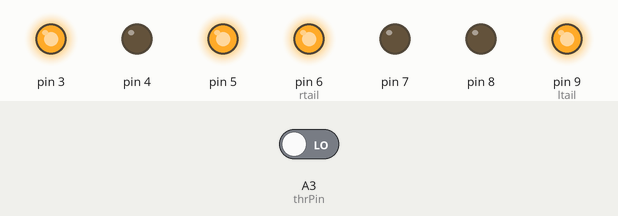
Recording of a sketch running on a simulated Arduino Uno, built with avr-gcc and run on an emulated ATmega328P. On the bench: output pins drawn as LEDs (lit = HIGH). The test bench sets the inputs (shaded band); at power-on: A3 (thrPin) LOW. Random numbers use the default seed unless the sketch sets one.

Above: at 0.1 s.
At 5.2 s:
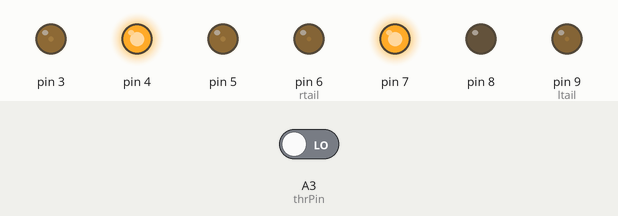
5.3 s: A3 (thrPin) driven HIGH
At 6.07 s:
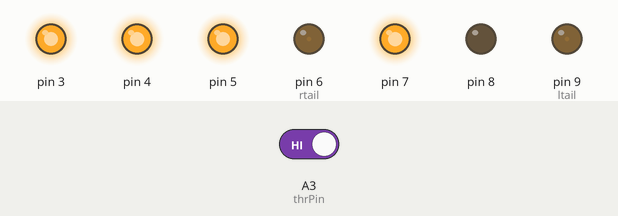
Timing chart, 0 to 34.6 s (numbered marks = the images above; inputs shaded):
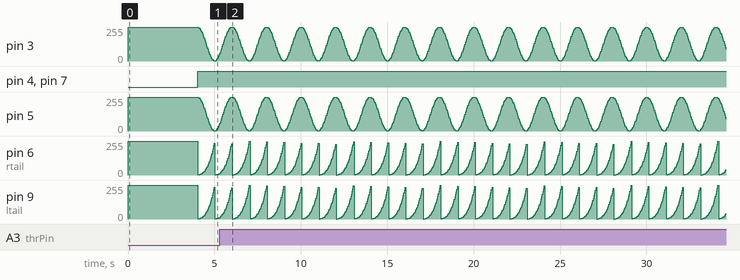

The sketch:

zeta.ino
```cpp
/* Zeta

Versione con solo il throttle come input via pulseIn.

Aggiunta striscia RGB sotto.


*/

#include <common.h>
enum states_available { // Stati della FMS
  idle,    // Throttle a zero
  normal,  // Th normale
  full,    // Th massimo
};
states_available state  ;

// Due LED con lampeggio alternato:
Lampeggiatore right = 3; // Lampeggiatori superiori a lato fusoliera
Lampeggiatore left = 5;
const byte rtail = 6; // Luci del motore posteriore
const byte ltail = 9;
const byte thrPin = A3;
byte pausa ;
byte thr ;
int thrIn ;

Pwm rwhite = 3; // PWM sui lampeggiatori
Pwm lwhite = 5;
Pwm rtp = 6 ;   // PWM sulla coda
Pwm ltp = 9 ;

RGBLed rgb(7,8,4,255);

void setup() {
  left.Invert() ; // Parte da stato invertito rispetto al default
  pinMode(rtail, OUTPUT);
  pinMode(ltail, OUTPUT);
  pinMode(thrPin, INPUT);
  // Warning: serial breaks PWM
  // Serial.begin(9600);

  randomSeed(analogRead(0));
    // Test iniziale dei LED per verifica contatti:
  left.High();
  right.High();
  rgb.White();
  rtp.Set(255);
  ltp.Set(255);
  delay(4000);
}

void loop() {


  thrIn = pulseIn(thrPin, HIGH, 25000);
  thr = constrain(map(thrIn, 983, 2000, 0, 255), 0, 255) ;
  delay(10); // Se si abilita il serial debug
  // togliere il delay

  // FMS dispatcher
  if ( thr < 10 ) {
    state = idle ;
  } else if ( thr > 245 ) {
    state = full ;
  } else {
    state = normal ;
  }

  switch (state) {
    case idle:
    rgb.Green();

      rwhite.UD(2000);  // Utilizza il coseno
      lwhite.UD(2000);  // Bisognerebbe evitare di calcolarli 4 volte uguale
      ltp.shift = 500;
      ltp.lUp(1000);
      rtp.lUp(1000);
      break;

    case normal:
    rgb.Blue();
      // Due LED con lampeggio alternato:
      right.Blink(1120 - 4 * thr );
      left.Blink(1120 - 4 * thr );
      analogWrite(rtail, lum(thr));
      analogWrite(ltail, lum(thr));
      break;

    case full:
    rgb.Red();
      pausa = random(30, 125);
      // Due LED con lampeggio alternato:
      right.Blink(1120 - 4 * thr );
      digitalWrite(ltail, !digitalRead(ltail));
      digitalWrite(3, !digitalRead(3));


      left.Blink(1120 - 4 * thr );
      digitalWrite(rtail, !digitalRead(rtail));
      digitalWrite(5, !digitalRead(5));
      delay(pausa);
      break;
  }


  //  Serial.println(thrIn);
  //  Serial.print("\t thr:");
  //  Serial.print(thr);
  //  Serial.print("\t state:");
  //  Serial.println(state);

}
```

Measured:
- by itself, pin 6 (rtail), pin 9 (ltail): ramps from 0/255 to 255/255 and jumps back, once every 1.0 s
